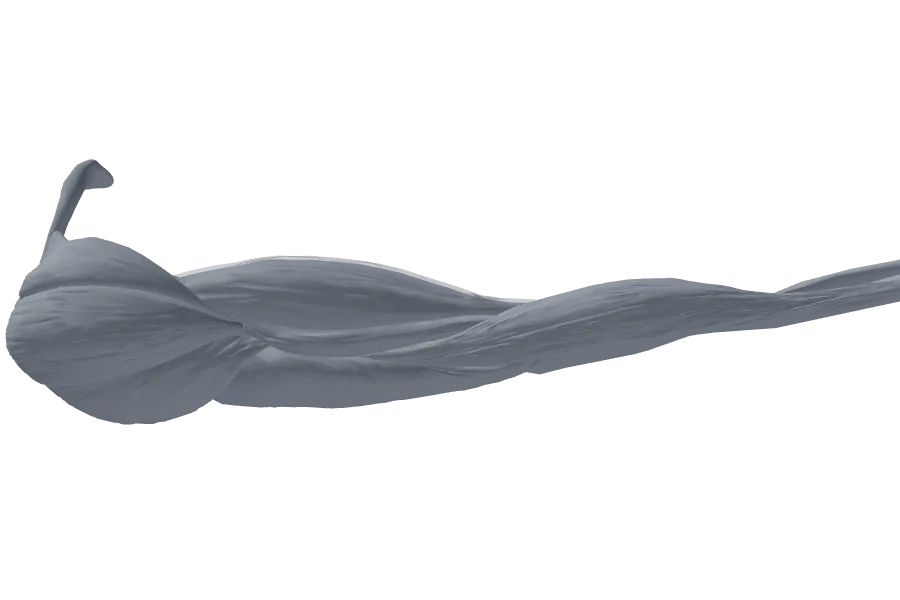
#> input picture src/muscle-games/games/diameter/art/muscle-grey.webp, 900 x 600 px; its folder holds 5 pictures in this run
$ python cover-lines.py
#> lines starting #> are read from the running program, lines starting #| are printed output that depends on the picture; after the words box and inside, x2 and y2 are one past the last pixel; in counts of white or black regions, pixels touching at a corner belong together
"""Blueprint half of the Diameter hub cover: the whole-muscle render as a technical line drawing.

usage: python scripts/diameter-art/cover-lines.py
Reads the whole-muscle renders in src/muscle-games/games/diameter/art and writes cover-lines.webp next to them (same 3:2
frame and camera as the other renders, so it lines up with muscle-full.webp on the cover). The drawing is: a clean
outline of the arm and of each part (biceps, triceps, bones, epimysium), faint fibre lines inside, and a light tint.
"""
from pathlib import Path

from PIL import Image, ImageChops, ImageFilter

ART = Path(__file__).resolve().parents[2] / 'src/muscle-games/games/diameter/art'
SIZE = (1800, 1200)  # drawn at 2x, saved at 1.5x


def solid(name):
    """Where the render is opaque, as a clean black/white mask."""
#> called with name = 'muscle-grey'
    a = Image.open(ART / f'{name}.webp').convert('RGBA').resize(SIZE, Image.LANCZOS).getchannel('A')
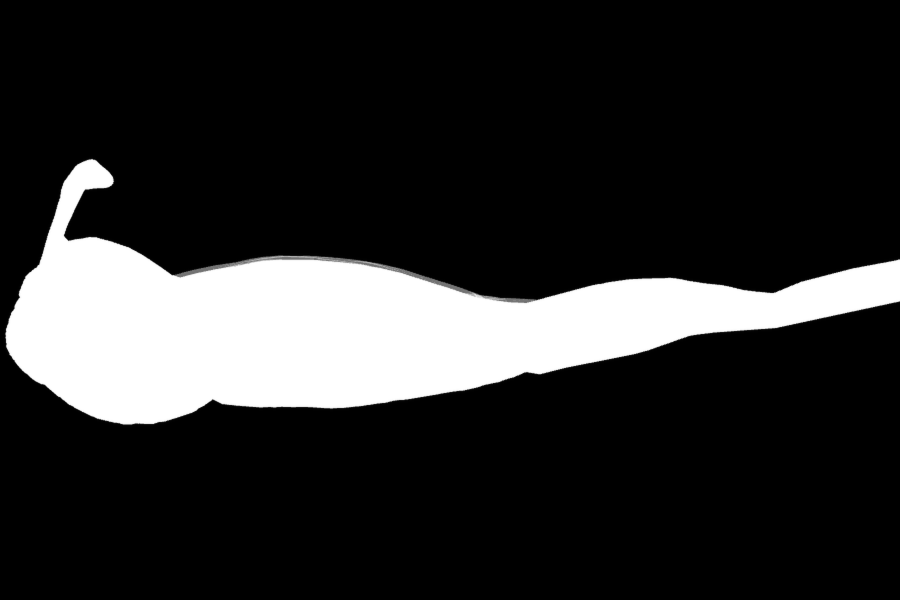
#> a: PIL image 1800x1200 L (shown at 1/2 size); min 0, max 255, mean 43.8
    return a.point(lambda v: 255 if v > 100 else 0).filter(ImageFilter.MedianFilter(5))
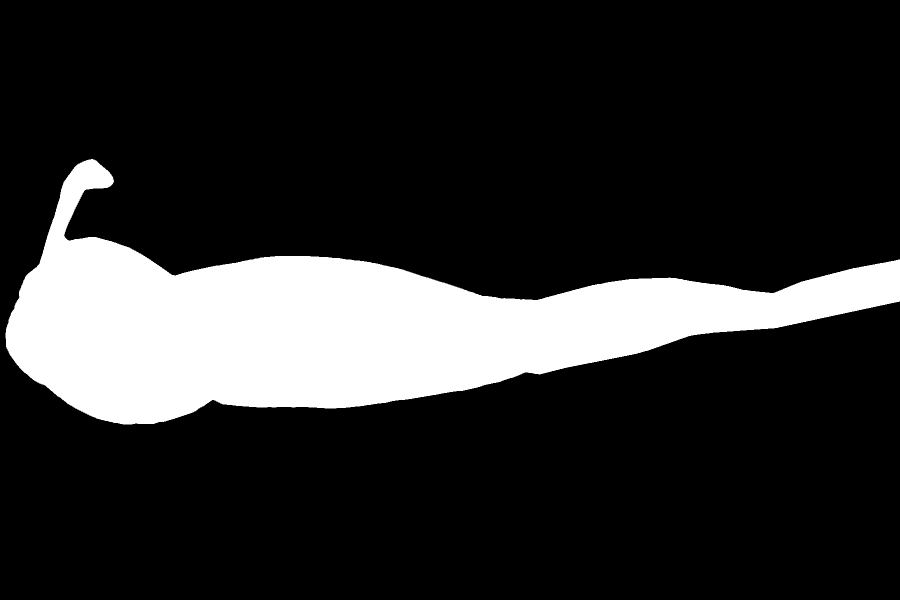
#> returned value: PIL image 1800x1200 L (shown at 1/2 size); 17.3% white; 1 white region, box (x1, y1, x2, y2) and area: (11, 318, 1800, 849) 374117


def outline(mask):
    return mask.filter(ImageFilter.FIND_EDGES).point(lambda v: 255 if v else 0).filter(ImageFilter.MaxFilter(3))
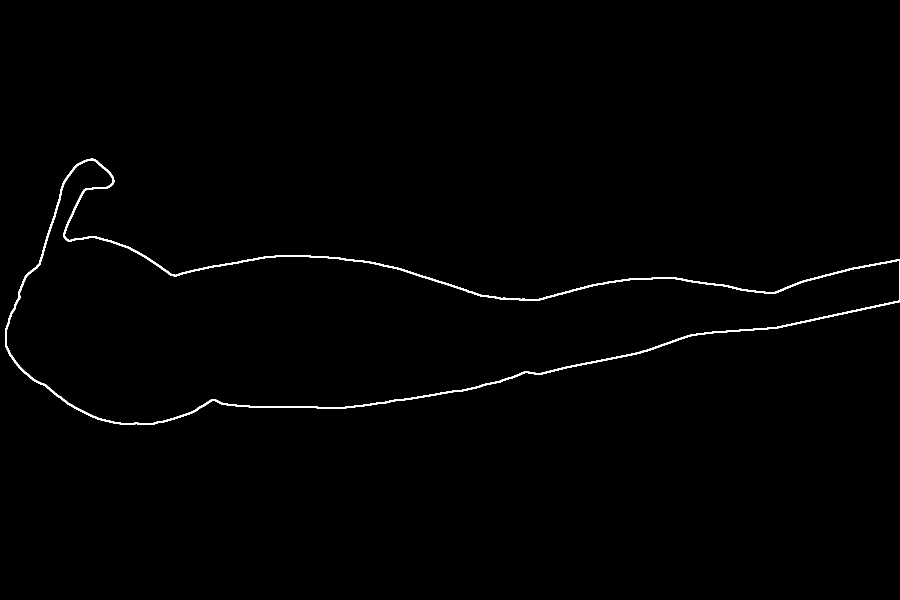
#> returned value: PIL image 1800x1200 L (shown at 1/2 size); 0.72% white; 1 white region, box (x1, y1, x2, y2) and area: (10, 317, 1800, 850) 15535


whole = solid('muscle-grey')
lines = outline(whole)
for part in ('biceps', 'triceps', 'bone', 'epimysium'):
    lines = ImageChops.lighter(lines, outline(solid(f'muscle-{part}')))
#> (the run stopped early here; a loop or call above may not have finished)
